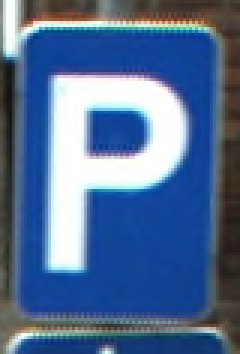
%> input picture Backup_4.2/P.ppm, 80 x 118 px (shown 3 times larger)
$ octave --eval "result = ExtractRedSign(imread('../Backup_4.2/P.ppm'));"   (GNU Octave 9; MATLAB toolbox functions it lacks are replaced by stand-ins)
%> lines starting %> are read from the running program, lines starting %| are printed output that depends on the picture; in (x1, y1, x2, y2) boxes, pixels count from 0 and x2, y2 are one past the last pixel; in counts of white or black regions, pixels touching at a corner belong together; the program's own positions count from 1
### HOG_SVM/RedSign.m
%This function is to threshold Red Signs

function blob = RedSign(image)

%read image and convert to HSV
imgHSV = rgb2hsv(image);
%> imgHSV: size 118x80x3 double; mean H, S, V 0.472, 0.522, 0.602

%Separate HSV channel and remove noise
imgH = medfilt2(imgHSV(:,:,1));
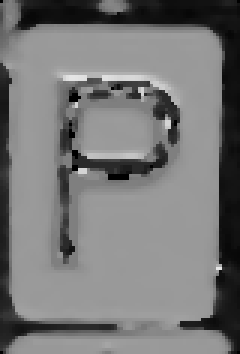
%> imgH: size 118x80 double (shown 3 times larger); min 0, max 0.905, mean 0.471
imgS = medfilt2(imgHSV(:,:,2));
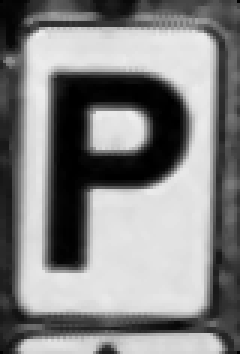
%> imgS: size 118x80 double (shown 3 times larger); min 0, max 0.934, mean 0.522


% Initialize Sign Image
sz = size(imgHSV(:,:,1));
%> sz = [118 80]
imgSign = zeros(sz,'logical');
%> imgSign: size 118x80 logical; every value is 0

%The sign might not to occur in lower one-thrid of the image
%To reduce computation load, here ignore the lower one-thrid of the image
%sizeRow = length(imgH(:,1)) * 2 /3;
%ColStart = uint32(length(imgH(1,:)) / 3);

%color threshold image in HSV color space
%the red color Hue between 0 ~ 0.1
%Saturation between 0.5 ~ 1
for i = 1 : length(imgH(:,1))
    for j = 1 : length(imgH(1,:))
        if imgH(i,j,1) >= 0 && imgH(i,j,1) < 0.06 && imgS(i,j) >= 0.5 && imgS(i,j) <=1
            imgSign(i,j,1) = 1;
        else
            imgSign(i,j,1) = 0;
        end
    end
end
%> this loop made 118 passes
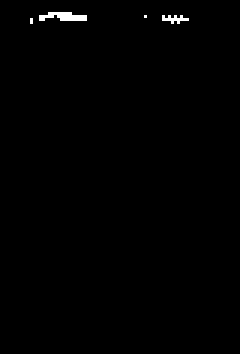
%> imgSign: size 118x80 logical (shown 3 times larger); 0.55% white in thin lines or dots, all inside (x1, y1, x2, y2) = (10, 4, 63, 8)


%Binary Image post-processing
imgSign = bwareaopen(imgSign,10);
%> imgSign: size 118x80 logical; 0.52% white in thin lines or dots, all inside (x1, y1, x2, y2) = (13, 4, 63, 8)
imgSign = imfill(imgSign,'holes');
seY = strel('disk' , 20);
imgSign = imclose(imgSign,seY);

%!!TEST!!!
%show binary image
%imshow(imgSign);
%hold on;

%find best Blob; within admissiable aspect ratio; and largest area
blob = BestBlob(imgSign);

% [5 lines of commented-out code are left out]

end


### HOG_SVM/BestBlob.m
%This function is to find maximum blob with admissable Aspect Ratio in binary image
%The input must be binary image

function blob = BestBlob(imgSign)

%check whether the image is binary
if class(imgSign) ~= 'logical'
    disp('Please input binary image');
end

%find blob properties
stats = regionprops(imgSign);
%> stats = 2 regions; box (x1, y1, x2, y2), Area and Centroid: (13, 4, 29, 7) 40 [21.3 6.2], (54, 5, 63, 8) 19 [58.6 6.8]
%display stats
disp('stats: ');
disp(stats);
%|   2x1 struct array containing the fields:
%|     Area
%|     Centroid
%|     BoundingBox

%find the maximum blob
%AspectRatio between 0.6 ~ 1.4
%intensity density in boundingBox > 70%
maxlabel = 0;
maxArea = 0;
for i = 1 : max(size(stats))
    ratio = AspectRatio(stats(i));
    % [15 lines of commented-out code are left out]

    if ratio > 0.6 && ratio < 2.5 %&& density > 0.5
        if maxArea < stats(i).Area
         maxArea = stats(i).Area
         maxlabel = i;
        end
    end
end
%> this loop made 2 passes
%> (height in AspectRatio, width in AspectRatio, ratio) on passes 1 to 2: (3, 16, 0.188), (3, 9, 0.333)
%> after the loop, maxArea = 0; maxlabel = 0

% [7 lines of commented-out code are left out]

if maxlabel == 0 || maxArea < 60
    blob = 0; %no red traffic sign
else %area > 60 otherwise boundingbox does not draw clear
    blob = stats(maxlabel);
end

end

### HOG_SVM/AspectRatio.m
%This function is to find aspect ratio (height/width) of blob
%The input is blob properties
%The output will be aspect ratio

function ratio = AspectRatio(blob)

%find aspect ratio for triangle traffic sign
height = blob.BoundingBox(4);
width = blob.BoundingBox(3);
ratio = height/width;

end

### HOG_SVM/ExtractRedSign.m
%This function is to extract inside information blob from the BoundingBox
%@function RedSign
%@Brief This is only for RED SIGN now !!!!
function Sign = ExtractRedSign(img)

Box = RedSign(img);
%> Box = 0
try

startRow = uint16(Box.BoundingBox(1));
startCol = uint16(Box.BoundingBox(2));
width = Box.BoundingBox(3);
height = Box.BoundingBox(4);

%Initialize imgSign
imgSign = uint8(zeros([height, width, 3]));

%Extract Sign
RowEnd = startRow + height; % avoid index exceeding the maximum dimension
if RowEnd > length(img(:,1,1))
    RowEnd = length(img(:,1,1));
end

ColEnd = startCol + width;
if ColEnd > length(img(1,:,1))
    ColEnd = length(img(1,:,1))
end

for i = startRow : RowEnd
    for j = startCol : ColEnd
        imgSign(i-startRow+1,j-startCol+1,1) = img(i,j,1);
        imgSign(i-startRow+1,j-startCol+1,2) = img(i,j,2);
        imgSign(i-startRow+1,j-startCol+1,3) = img(i,j,3);
    end
end

Sign = imgSign;

catch
    Sign = img;
%> Sign is the input picture: size 118x80x3 uint8; mean R, G, B 82.8, 109.7, 148.5
    disp('non-struct array object');
end


end
